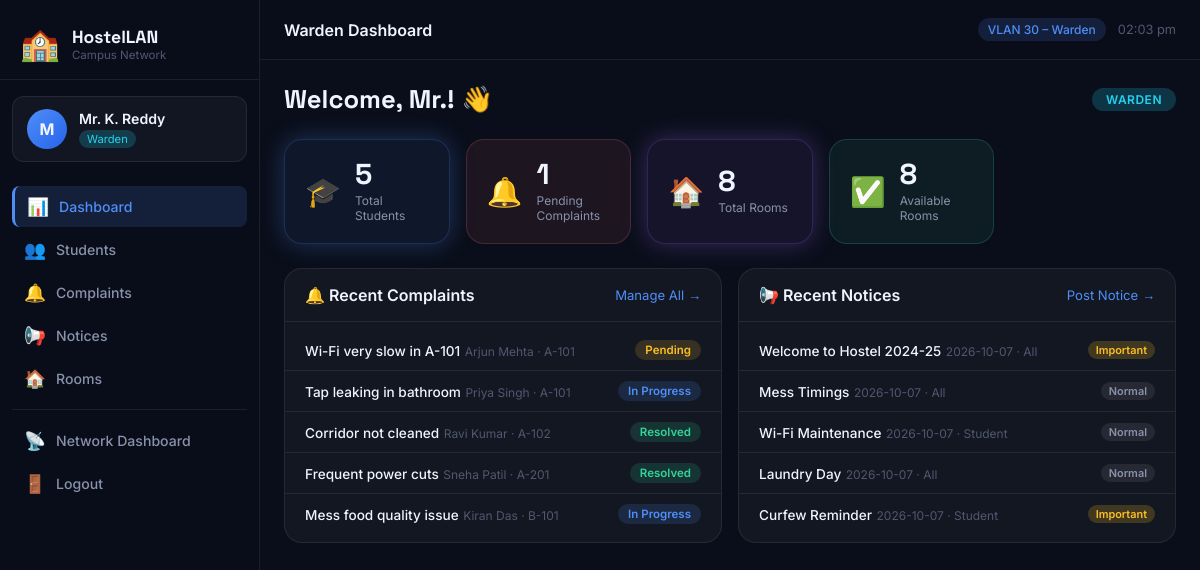
Screenshot of /warden/ (signed in) with the database file from the repository.
### tables this page shows
CREATE TABLE complaints (
    id          INTEGER PRIMARY KEY AUTOINCREMENT,
    student_id  INTEGER REFERENCES students(id) ON DELETE CASCADE,
    category    TEXT NOT NULL CHECK(category IN (
                    'Maintenance','Cleanliness','Noise','Food',
                    'Water','Electricity','Internet','Security','Other')),
    subject     TEXT NOT NULL,
    description TEXT NOT NULL,
    status      TEXT DEFAULT 'Pending' CHECK(status IN ('Pending','In Progress','Resolved','Closed')),
    priority    TEXT DEFAULT 'Normal' CHECK(priority IN ('Low','Normal','High','Urgent')),
    assigned_to INTEGER REFERENCES wardens(id),
    response    TEXT,
    created_at  DATETIME DEFAULT CURRENT_TIMESTAMP,
    updated_at  DATETIME DEFAULT CURRENT_TIMESTAMP,
    resolved_at DATETIME
);

CREATE TABLE users (
    id          INTEGER PRIMARY KEY AUTOINCREMENT,
    username    TEXT UNIQUE NOT NULL,
    password    TEXT NOT NULL,          -- SHA-256 hex or Werkzeug hash
    role        TEXT NOT NULL CHECK(role IN ('admin','warden','student')),
    full_name   TEXT NOT NULL,
    email       TEXT,
    phone       TEXT,
    created_at  DATETIME DEFAULT CURRENT_TIMESTAMP,
    is_active   INTEGER DEFAULT 1
);

CREATE TABLE rooms (
    id          INTEGER PRIMARY KEY AUTOINCREMENT,
    room_number TEXT UNIQUE NOT NULL,
    block       TEXT NOT NULL,          -- 'A' or 'B'
    floor       INTEGER NOT NULL,       -- 1 or 2
    capacity    INTEGER DEFAULT 3,
    occupied    INTEGER DEFAULT 0,
    room_type   TEXT DEFAULT 'Standard' CHECK(room_type IN ('Standard','Double','Single')),
    status      TEXT DEFAULT 'Available' CHECK(status IN ('Available','Full','Maintenance')),
    amenities   TEXT                    -- comma-separated
);

CREATE TABLE notices (
    id          INTEGER PRIMARY KEY AUTOINCREMENT,
    title       TEXT NOT NULL,
    content     TEXT NOT NULL,
    posted_by   INTEGER REFERENCES users(id),
    target_role TEXT DEFAULT 'all' CHECK(target_role IN ('all','student','warden','admin')),
    priority    TEXT DEFAULT 'normal' CHECK(priority IN ('normal','important','urgent')),
    created_at  DATETIME DEFAULT CURRENT_TIMESTAMP,
    expires_at  DATETIME
);

### app.py (the view)
@app.route('/warden/')
@role_required('warden')
def warden_home():
    stats = {
        'total_students':   query("SELECT COUNT(*) as c FROM students", one=True)['c'],
        'pending_complaints': query("SELECT COUNT(*) as c FROM complaints WHERE status='Pending'", one=True)['c'],
        'total_rooms':      query("SELECT COUNT(*) as c FROM rooms", one=True)['c'],
        'available_rooms':  query("SELECT COUNT(*) as c FROM rooms WHERE status='Available'", one=True)['c'],
    }
    recent_complaints = query(
        """SELECT c.*, u.full_name, r.room_number
           FROM complaints c
           JOIN students s ON c.student_id = s.id
           JOIN users u ON s.user_id = u.id
           LEFT JOIN rooms r ON s.room_id = r.id
           ORDER BY c.created_at DESC LIMIT 5"""
    )
    recent_notices = query(
        "SELECT * FROM notices ORDER BY created_at DESC LIMIT 5"
    )
    return render_template('warden/home.html',
        stats=stats, recent_complaints=recent_complaints,
        recent_notices=recent_notices)

### app.py (called while the page is built)
def get_db():
    db = getattr(g, '_database', None)
    if db is None:
        db = g._database = sqlite3.connect(DB_PATH)
        db.row_factory = sqlite3.Row
        db.execute("PRAGMA foreign_keys = ON")
    return db

def query(sql, args=(), one=False):
    cur = get_db().execute(sql, args)
    rv  = cur.fetchall()
    return (rv[0] if rv else None) if one else rv

def role_required(*roles):
    def decorator(f):
        @wraps(f)
        def decorated(*args, **kwargs):
            if 'user_id' not in session:
                return redirect(url_for('login'))
            if session.get('role') not in roles:
                flash('Access denied.', 'danger')
                return redirect(url_for('dashboard'))
            return f(*args, **kwargs)
        return decorated
    return decorator

@app.context_processor
def inject_globals():
    return dict(now=datetime.now(), session=session)

### templates/warden/home.html (shortened to what this page needs)
{% extends 'base.html' %}
{% block page_title %}Warden Dashboard{% endblock %}
{% block content %}
<div class="page-header">
  <h1 class="page-h1">Welcome, {{ session.full_name.split()[0] }}! 👋</h1>
  <div class="page-badge badge-warden">Warden</div>
</div>
<div class="stats-grid">
  <div class="stat-card stat-blue">
    <div class="stat-icon">🎓</div>
    <div class="stat-body">
      <div class="stat-value">{{ stats.total_students }}</div>
      <div class="stat-label">Total Students</div>
    </div>
  </div>
  <div class="stat-card stat-red">
    <div class="stat-icon">🔔</div>
    <div class="stat-body">
      <div class="stat-value">{{ stats.pending_complaints }}</div>
      <div class="stat-label">Pending Complaints</div>
    </div>
  </div>
  <div class="stat-card stat-purple">
    <div class="stat-icon">🏠</div>
    <div class="stat-body">
      <div class="stat-value">{{ stats.total_rooms }}</div>
      <div class="stat-label">Total Rooms</div>
    </div>
  </div>
  <div class="stat-card stat-green">
    <div class="stat-icon">✅</div>
    <div class="stat-body">
      <div class="stat-value">{{ stats.available_rooms }}</div>
      <div class="stat-label">Available Rooms</div>
    </div>
  </div>
</div>
<div class="two-col-grid">
  <div class="card">
    <div class="card-header">
      <h2 class="card-title">🔔 Recent Complaints</h2>
      <a href="{{ url_for('warden_complaints') }}" class="card-link">Manage All →</a>
    </div>
    <div class="mini-list">
      {% for c in recent_complaints %}
      <div class="mini-item">
        <div class="mini-left">
          <span class="mini-title">{{ c.subject[:40] }}{% if c.subject|length > 40 %}…{% endif %}</span>
          <span class="mini-sub">{{ c.full_name }} · {{ c.room_number or 'No room' }}</span>
        </div>
        <span class="status-badge status-{{ c.status|lower|replace(' ','-') }}">{{ c.status }}</span>
      </div>
      {% else %}
      <div class="empty-state">No complaints yet.</div>
      {% endfor %}
    </div>
  </div>
  <div class="card">
    <div class="card-header">
      <h2 class="card-title">📢 Recent Notices</h2>
      <a href="{{ url_for('warden_notices') }}" class="card-link">Post Notice →</a>
    </div>
    <div class="mini-list">
      {% for n in recent_notices %}
      <div class="mini-item">
        <div class="mini-left">
          <span class="mini-title">{{ n.title }}</span>
          <span class="mini-sub">{{ n.created_at[:10] }} · {{ n.target_role|capitalize }}</span>
        </div>
        <span class="notice-badge badge-{{ n.priority }}">{{ n.priority|capitalize }}</span>
      </div>
      {% else %}
      <div class="empty-state">No notices yet.</div>
      {% endfor %}
    </div>
  </div>
</div>
{% endblock %}

### templates/base.html (shortened to what this page needs)
<!DOCTYPE html>
<html lang="en">
<head>
  <link rel="stylesheet" href="{{ url_for('static', filename='css/style.css') }}"/>
</head>
<body>
{% if session.user_id %}
<div class="sidebar" id="sidebar">
  <div class="sidebar-logo">
    <div class="logo-icon">🏫</div>
    <div class="logo-text">
      <span class="logo-title">HostelLAN</span>
      <span class="logo-sub">Campus Network</span>
    </div>
  </div>
  <div class="user-card">
    <div class="user-avatar">{{ session.full_name[0].upper() }}</div>
    <div class="user-info">
      <span class="user-name">{{ session.full_name }}</span>
      <span class="user-role role-{{ session.role }}">{{ session.role|capitalize }}</span>
    </div>
  </div>
  <nav class="sidebar-nav">
    {% if session.role == 'student' %}
      <a href="{{ url_for('student_home') }}" class="nav-item {% if request.endpoint == 'student_home' %}active{% endif %}">
        <span class="nav-icon">🏠</span><span>Dashboard</span>
      </a>
      <a href="{{ url_for('student_room') }}" class="nav-item {% if request.endpoint == 'student_room' %}active{% endif %}">
        <span class="nav-icon">🛏️</span><span>My Room</span>
      </a>
      <a href="{{ url_for('student_notices') }}" class="nav-item {% if request.endpoint == 'student_notices' %}active{% endif %}">
        <span class="nav-icon">📢</span><span>Notices</span>
      </a>
      <a href="{{ url_for('student_complaints') }}" class="nav-item {% if request.endpoint == 'student_complaints' %}active{% endif %}">
        <span class="nav-icon">📝</span><span>Complaints</span>
      </a>
      <a href="{{ url_for('student_mess') }}" class="nav-item {% if request.endpoint == 'student_mess' %}active{% endif %}">
        <span class="nav-icon">🍽️</span><span>Mess Menu</span>
      </a>
    {% elif session.role == 'warden' %}
      <a href="{{ url_for('warden_home') }}" class="nav-item {% if request.endpoint == 'warden_home' %}active{% endif %}">
        <span class="nav-icon">📊</span><span>Dashboard</span>
      </a>
      <a href="{{ url_for('warden_students') }}" class="nav-item {% if request.endpoint == 'warden_students' %}active{% endif %}">
        <span class="nav-icon">👥</span><span>Students</span>
      </a>
      <a href="{{ url_for('warden_complaints') }}" class="nav-item {% if request.endpoint == 'warden_complaints' %}active{% endif %}">
        <span class="nav-icon">🔔</span><span>Complaints</span>
      </a>
      <a href="{{ url_for('warden_notices') }}" class="nav-item {% if request.endpoint == 'warden_notices' %}active{% endif %}">
        <span class="nav-icon">📢</span><span>Notices</span>
      </a>
      <a href="{{ url_for('warden_rooms') }}" class="nav-item {% if request.endpoint == 'warden_rooms' %}active{% endif %}">
        <span class="nav-icon">🏠</span><span>Rooms</span>
      </a>
    {% endif %}
    <div class="nav-divider"></div>
    <a href="{{ url_for('network_dashboard') }}" class="nav-item {% if request.endpoint == 'network_dashboard' %}active{% endif %}">
      <span class="nav-icon">📡</span><span>Network Dashboard</span>
    </a>
    <a href="{{ url_for('logout') }}" class="nav-item nav-logout">
      <span class="nav-icon">🚪</span><span>Logout</span>
    </a>
  </nav>
</div>
<div class="main-content">
  <div class="topbar">
    <div class="topbar-title">{% block page_title %}{% endblock %}</div>
    <div class="topbar-right">
      <span class="topbar-vlan">
        {% if session.role == 'admin' %}VLAN 10 – Admin
        {% elif session.role == 'warden' %}VLAN 30 – Warden
        {% else %}VLAN 20 – Student{% endif %}
      </span>
      <span class="topbar-time" id="topbarTime"></span>
    </div>
  </div>
  <div class="content-area">
    {% block content %}{% endblock %}
  </div>
</div>
{% else %}
  {% block auth_content %}{% endblock %}
{% endif %}
</body>
</html>

### rows the page displays
complaints: subject "Wi-Fi very slow in A-101", full_name "Arjun Mehta", room_number "A-101", status "Pending"
complaints: subject "Tap leaking in bathroom", full_name "Priya Singh", room_number "A-101", status "In Progress"
complaints: subject "Corridor not cleaned", full_name "Ravi Kumar", room_number "A-102", status "Resolved"
complaints: subject "Frequent power cuts", full_name "Sneha Patil", room_number "A-201", status "Resolved"
complaints: subject "Mess food quality issue", full_name "Kiran Das", room_number "B-101", status "In Progress"
notices: title "Welcome to Hostel 2024-25", created_at "2026-10-07", target_role "All", priority "Important"
notices: title "Mess Timings", created_at "2026-10-07", target_role "All", priority "Normal"
notices: title "Wi-Fi Maintenance", created_at "2026-10-07", target_role "Student", priority "Normal"
notices: title "Laundry Day", created_at "2026-10-07", target_role "All", priority "Normal"
notices: title "Curfew Reminder", created_at "2026-10-07", target_role "Student", priority "Important"

### other values shown
{{ session.full_name[0].upper() }} "M"
{{ session.full_name }} "Mr. K. Reddy"
{{ session.role|capitalize }} "Warden"
{{ session.full_name.split()[0] }} "Mr."
{{ stats.total_students }} "5"
{{ stats.pending_complaints }} "1"
{{ stats.total_rooms }} "8"
{{ stats.available_rooms }} "8"
